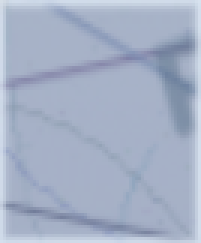
#> input picture captcha_assets/slot.png, 67 x 81 px (shown 3 times larger); its folder holds 8 pictures in this run
$ python _analyze_captcha.py
#> lines starting #> are read from the running program, lines starting #| are printed output that depends on the picture
"""
slot 검출 v5: slot.png에서 대표 색깔 뽑아 → 캡차에서 그 색에 가까운 픽셀 mask
→ 가장 큰 connected component = slot.
"""
from __future__ import annotations
import os
import cv2
import numpy as np
from PIL import Image

ROOT = os.path.join(os.path.dirname(os.path.abspath(__file__)), "captcha_assets")


def load_bgr(path):
#> called with path = 'captcha_assets/slot.png'
    pil = Image.open(path).convert("RGB")
    return cv2.cvtColor(np.array(pil), cv2.COLOR_RGB2BGR)
#> call 2 of load_bgr, with path = 'captcha_assets/piece.png'
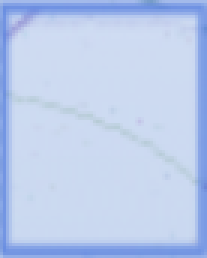
#> input picture captcha_assets/piece.png, 69 x 86 px (shown 3 times larger)
#> call 3 of load_bgr, with path = 'captcha_assets/slider_handle.png'
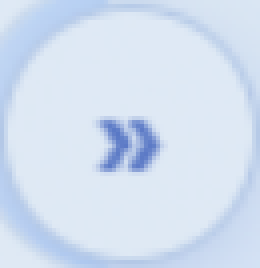
#> input picture captcha_assets/slider_handle.png, 65 x 67 px (shown 4 times larger)
#> call 4 of load_bgr, with path = 'captcha_assets/confirm_button.png'
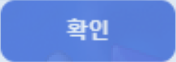
#> input picture captcha_assets/confirm_button.png, 176 x 62 px


def imwrite(path, img):
    ok, buf = cv2.imencode(os.path.splitext(path)[1], img)
    with open(path, "wb") as f:
        f.write(buf.tobytes())


def gray(img):
    return cv2.cvtColor(img, cv2.COLOR_BGR2GRAY)


def slot_color_stats(slot_bgr):
    """slot.png의 중심 영역에서 대표 BGR 색 평균/표준편차."""
    h, w = slot_bgr.shape[:2]
#> h = 81; w = 67
    # 중심 60% 영역만 (테두리 제외)
    y0, y1 = h // 5, h - h // 5
#> y0 = 16; y1 = 65
    x0, x1 = w // 5, w - w // 5
#> x0 = 13; x1 = 54
    region = slot_bgr[y0:y1, x0:x1].reshape(-1, 3)
#> region = 2009 rows, first 8: [199, 178, 167], [199, 178, 167], [200, 178, 167], [200, 178, 167], [199, 178, 167], [199, 178, 167], [199, 178, 167], [200, 178, 167]
    return region.mean(axis=0), region.std(axis=0)


def find_slot_by_color(scene_bgr, target_bgr, tol=25, min_w=40, min_h=50):
    """target 색에 가까운 픽셀 mask → connected component → piece 크기 후보."""
    diff = np.abs(scene_bgr.astype(np.int16) - target_bgr.astype(np.int16))
    mask = (diff.max(axis=2) <= tol).astype(np.uint8) * 255

    # morph로 노이즈 제거 + 영역 합치기
    k = cv2.getStructuringElement(cv2.MORPH_RECT, (3, 3))
    mask = cv2.morphologyEx(mask, cv2.MORPH_CLOSE, k, iterations=2)
    mask = cv2.morphologyEx(mask, cv2.MORPH_OPEN, k, iterations=1)

    n, labels, stats, _ = cv2.connectedComponentsWithStats(mask, connectivity=8)
    cands = []
    for i in range(1, n):
        x, y, w, h, area = stats[i]
        if w >= min_w and h >= min_h and w < 150 and h < 150:
            cands.append((x, y, w, h, area))
    return cands, mask


def match_one(scene_gray, tmpl_gray):
    res = cv2.matchTemplate(scene_gray, tmpl_gray, cv2.TM_CCOEFF_NORMED)
    _, score, _, loc = cv2.minMaxLoc(res)
    return loc, float(score), (tmpl_gray.shape[1], tmpl_gray.shape[0])


def draw_box(img, xy, wh, color, label):
    x, y = xy; w, h = wh
    cv2.rectangle(img, (x, y), (x + w, y + h), color, 2)
    cv2.putText(img, label, (x, max(12, y - 4)),
                cv2.FONT_HERSHEY_SIMPLEX, 0.5, color, 1, cv2.LINE_AA)


def main():
    slot_tmpl = load_bgr(os.path.join(ROOT, "slot.png"))
    piece_tmpl = load_bgr(os.path.join(ROOT, "piece.png"))
    slider = load_bgr(os.path.join(ROOT, "slider_handle.png"))
    confirm = load_bgr(os.path.join(ROOT, "confirm_button.png"))

    slot_color, slot_std = slot_color_stats(slot_tmpl)
#> slot_color = [196.2, 173.4, 162.6]; slot_std = [6.22, 8.34, 7.85]
    piece_color, _ = slot_color_stats(piece_tmpl)
#> in slot_color_stats (call 2), `region = slot_bgr[y0:y1, x0:x1].reshape(-1, 3)`: region = 2236 rows, first 8: [241, 218, 206], [241, 219, 206], [241, 219, 206], [241, 219, 206], [241, 219, 206], [241, 219, 206], [241, 219, 206], [241, 219, 206]
#> piece_color = [239.5, 217.2, 203.3]
    print(f"slot 대표 BGR : ({slot_color[0]:.0f}, {slot_color[1]:.0f}, {slot_color[2]:.0f}) "
          f"std=({slot_std[0]:.1f}, {slot_std[1]:.1f}, {slot_std[2]:.1f})")
#| slot 대표 BGR : (196, 173, 163) std=(6.2, 8.3, 7.9)
    print(f"piece 대표 BGR: ({piece_color[0]:.0f}, {piece_color[1]:.0f}, {piece_color[2]:.0f})")
#| piece 대표 BGR: (240, 217, 203)
    print(f"색 차이 (slot vs piece): {np.abs(slot_color - piece_color).max():.1f}")
#| 색 차이 (slot vs piece): 43.7

    fulls = sorted(f for f in os.listdir(ROOT) if f.startswith("full_"))
    for fname in fulls:
        path = os.path.join(ROOT, fname)
        scene = load_bgr(path)
        sg = gray(scene)
        vis = scene.copy()

        cands_slot, mask = find_slot_by_color(scene, slot_color, tol=22)
        cands_piece, _ = find_slot_by_color(scene, piece_color, tol=22)

        print(f"\n{fname}")
        print(f"  slot 후보 {len(cands_slot)}개:")
        for x, y, w, h, a in cands_slot:
            print(f"    ({x},{y}) {w}x{h} area={a}")
        print(f"  piece 후보 {len(cands_piece)}개:")
        for x, y, w, h, a in cands_piece[:3]:
            print(f"    ({x},{y}) {w}x{h} area={a}")

        # piece: 가장 좌측 + 사이즈 적절
        piece_xy = None
        for x, y, w, h, a in sorted(cands_piece, key=lambda r: r[0]):
            if 100 < y < 470 and a > 1500:
                piece_xy = (x, y, w, h)
                break

        # slot: 가장 큰 area
        slot_xy = None
        if cands_slot:
            cands_slot.sort(key=lambda r: -r[4])
            for x, y, w, h, a in cands_slot:
                if 100 < y < 470 and a > 1500:
                    slot_xy = (x, y, w, h)
                    break

        if piece_xy:
            draw_box(vis, piece_xy[:2], piece_xy[2:], (0, 0, 255), "piece")
        if slot_xy:
            draw_box(vis, slot_xy[:2], slot_xy[2:], (0, 255, 0), "slot")

        sl_loc, sl_sc, sl_wh = match_one(sg, gray(slider))
        draw_box(vis, sl_loc, sl_wh, (255, 0, 0), f"slider {sl_sc:.2f}")
        cf_loc, cf_sc, cf_wh = match_one(sg, gray(confirm))
        draw_box(vis, cf_loc, cf_wh, (255, 0, 255), f"confirm {cf_sc:.2f}")

        if piece_xy and slot_xy:
            piece_cx = piece_xy[0] + piece_xy[2] // 2
            slot_cx = slot_xy[0] + slot_xy[2] // 2
            dist = slot_cx - piece_cx
            print(f"  piece_cx={piece_cx}, slot_cx={slot_cx}, drag={dist}px")
            msg = f"drag={dist}px"
        else:
            msg = f"piece={'OK' if piece_xy else 'X'} slot={'OK' if slot_xy else 'X'}"
        cv2.putText(vis, msg, (10, vis.shape[0] - 12),
                    cv2.FONT_HERSHEY_SIMPLEX, 0.7, (0, 0, 0), 3)
        cv2.putText(vis, msg, (10, vis.shape[0] - 12),
                    cv2.FONT_HERSHEY_SIMPLEX, 0.7, (255, 255, 255), 1)

        out = os.path.join(ROOT, "analysis_" + fname.replace(".png.png", ".png"))
        imwrite(out, vis)
        # mask도 저장 (디버그용)
        mask_out = os.path.join(ROOT, "mask_" + fname.replace(".png.png", ".png"))
        imwrite(mask_out, mask)


if __name__ == "__main__":
    main()
